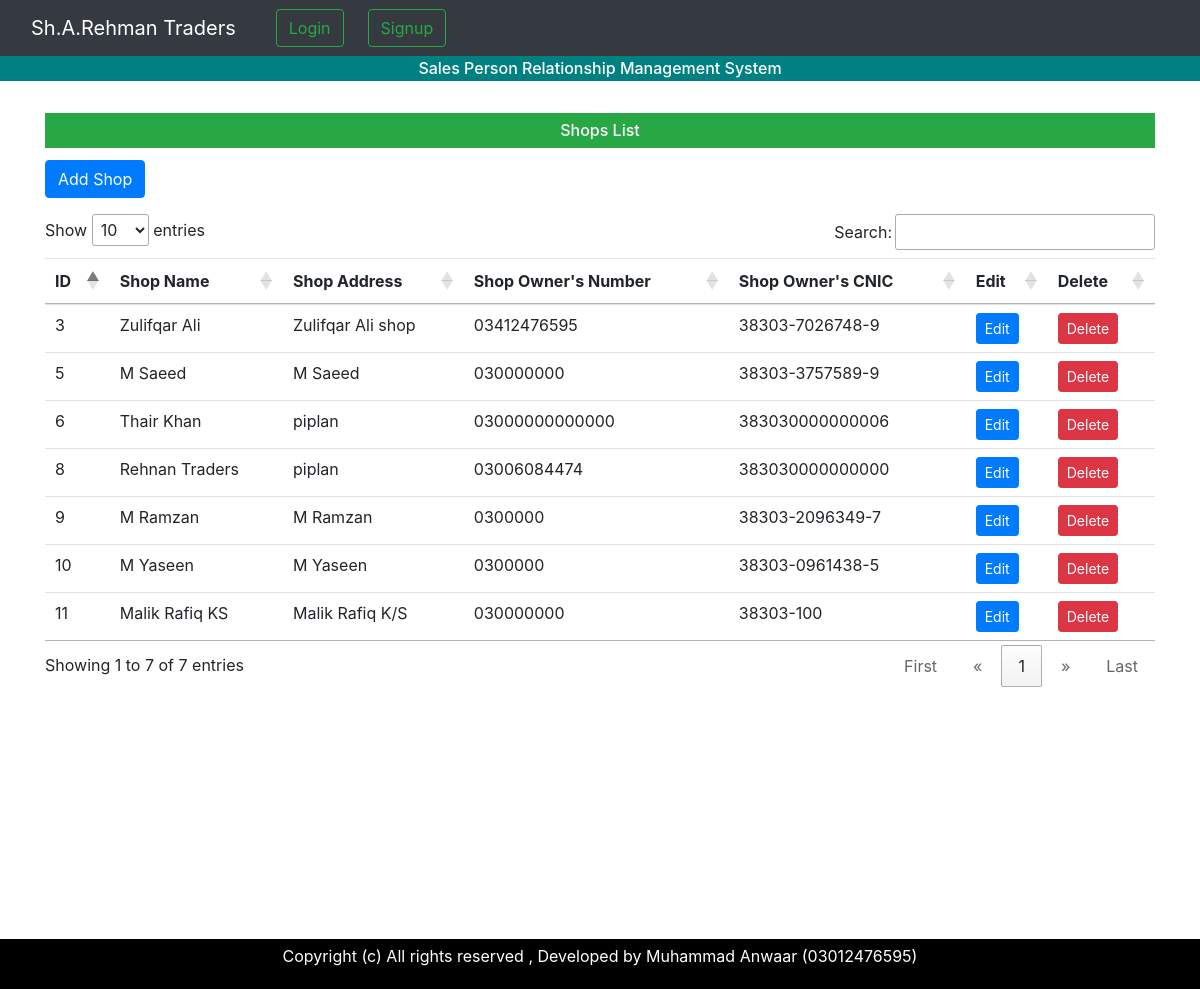
The page /myapp/shops/ on the database its author committed.
### myapp/models.py (models this page shows, shortened)
class Shop(models.Model):
    name = models.CharField(max_length=100)
    address = models.CharField(max_length=255)
    owner_number = models.CharField(max_length=20,null=True,blank=True)
    owner_cnic = models.CharField(max_length=15,null=True,blank=True)
    objects = ShopManager()

### myapp/views.py (the view)
# urls.py: path('shops/', views.shop_list, name='shop_list'),
def shop_list(request):
    shops = Shop.objects.all().order_by('-id')
    return render(request, 'myapp/shops/shop_list.html', {'shops': shops})

### templates/myapp/shops/shop_list.html (shortened to what this page needs)
{% extends 'base.html' %}
{% block content %}
<div class="container-fluid mt-4 px-0">
    <h6 class="card-title bg-success text-white center text-center py-2">Shops List </h6>
    <a href="{% url 'add_shop' %}" class="btn btn-primary mb-3">Add Shop</a>
    <table id="shops-table" class="table">
        <thead>
            <tr>
                <th>ID</th>
                <th>Shop Name</th>
                <th>Shop Address</th>
                <th>Shop Owner's Number</th>
                <th>Shop Owner's CNIC</th>
                <th>Edit</th>
                <th>Delete</th>
            </tr>
        </thead>
        <tbody>
            {% for shop in shops %}
            <tr>
                <td>{{shop.id}}</td>
                <td>{{ shop.name }}</td>
                <td>{{ shop.address }}</td>
                <td>{{ shop.owner_number }}</td>
                <td>{{ shop.owner_cnic }}</td>
                <td><a href="{% url 'edit_shop' shop.id %}" class="btn btn-sm btn-primary">Edit</a></td>
                <td><a href="{% url 'delete_shop' shop.id %}" class="btn btn-sm btn-danger">Delete</a></td>
            </tr>
            {% endfor %}
        </tbody>
    </table>
</div>
{% endblock %}

### rows shown on the page
Shop: id "11", name "Malik Rafiq KS", address "Malik Rafiq K/S", owner_number "030000000", owner_cnic "38303-100"
Shop: id "10", name "M Yaseen", address "M Yaseen", owner_number "0300000", owner_cnic "38303-0961438-5"
Shop: id "9", name "M Ramzan", address "M Ramzan", owner_number "0300000", owner_cnic "38303-2096349-7"
Shop: id "8", name "Rehnan Traders", address "piplan", owner_number "03006084474", owner_cnic "383030000000000"
Shop: id "6", name "Thair Khan", address "piplan", owner_number "03000000000000", owner_cnic "383030000000006"
Shop: id "5", name "M Saeed", address "M Saeed", owner_number "030000000", owner_cnic "38303-3757589-9"
Shop: id "3", name "Zulifqar Ali", address "Zulifqar Ali shop", owner_number "03412476595", owner_cnic "38303-7026748-9"
